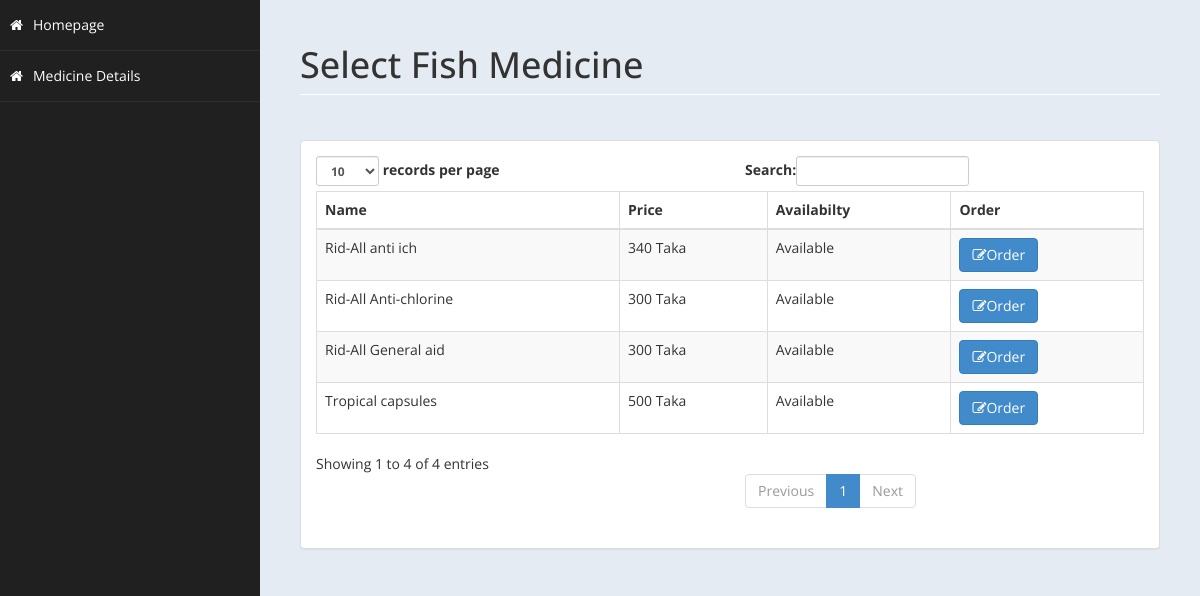
Screenshot of /medicine/fish.php with the database file from the repository.
### tables this page shows
CREATE TABLE `ordermed` (
  `id` int(11) NOT NULL,
  `name` varchar(100) NOT NULL,
  `price` varchar(100) NOT NULL,
  `pet` varchar(100) NOT NULL,
  `stock` varchar(100) NOT NULL
);

### medicine/fish.php (the view, shortened to what this page needs)
<!DOCTYPE html>
<html xmlns="http://www.w3.org/1999/xhtml">
<head>
    <link href="assets/css/bootstrap.css" rel="stylesheet" />
    <link href="assets/css/font-awesome.css" rel="stylesheet" />
    <link href="assets/css/custom-styles.css" rel="stylesheet" />
</head>
<body>
    <div id="wrapper">
        <nav class="navbar-default navbar-side" role="navigation">
            <div class="sidebar-collapse">
                <ul class="nav" id="main-menu">
                    <li>
                        <a  href="../home.php"><i class="fa fa-home"></i>Homepage</a>
                    </li>
                    <li>
                        <a  href="fish.php"><i class="fa fa-home"></i>Medicine Details</a>
                    </li>
					</ul>
            </div>
        </nav>
        <div id="page-wrapper" >
            <div id="page-inner">
			 <div class="row">
                    <div class="col-md-12">
                        <h1 class="page-header">
                           Select Fish Medicine<small> </small>
                        </h1>
                    </div>
                </div>
            <div class="row">
                <div class="col-md-12">
                    <div class="panel panel-default">
                        <div class="panel-body">
                            <div class="table-responsive">
                                <table class="table table-striped table-bordered table-hover" id="dataTables-example">
                                <thead>
                                    <tr>
                                            <th>Name</th>
                                            <th>Price</th>
                                            <th>Availabilty</th>
                                            <th>Order</th>
                                        </tr>
                                    </thead>
                                    <tbody>
									<?php
										include ('db.php');
										$sql="select * from ordermed where pet='fish'";
										$re = mysqli_query($con,$sql);
										while($row = mysqli_fetch_array($re))
										{
                                            $id = $row['id'];
                                            if($id !="Null")
                                            {
                                                $stock=$row['stock'];
                                                if($stock =="Available")
                                                {
                                                    echo"<tr class='gradeC'>
                                                    <td>".$row['name']."</td>
                                                    <td>".$row['price']," Taka"."</td>
                                                    <td>".$row['stock']."</td>
                                                    <td><a href=fishorder.php?eid=".$id ." <button class='btn btn-primary'> <i class='fa fa-edit' ></i>Order</button></td>
                                                    </tr>";
                                                }
                                                else
                                                {
                                                    echo"<tr class='gradeC'>
                                                    <td>".$row['name']."</td>
                                                    <td>".$row['price']," Taka"."</td>
                                                    <td>".$row['stock']."</td>
                                                    <td></td></tr>";
                                                }
                                            }
										}
									?>
                                    </tbody>
                                </table>
                            </div>
                        </div>
                    </div>
                </div>
            </div>
        </div>
    </div>
</body>
</html>

### medicine/assets/css/custom-styles.css (style rules this page uses)
body { font-family: 'Open Sans', sans-serif; }
#wrapper { width: 100%; background:#202020; }
#page-wrapper { padding: 15px 15px; min-height: 600px; background:#E5EBF2; }
#page-inner { width:100%; margin:10px 20px 10px 0px; background-color:transparent; padding:10px; min-height:1200px; }
h1, .h1, h2, .h2, h3, .h3 { margin-top: 7px; margin-bottom: -5px; }
.page-header { padding-bottom: 9px; margin: 10px 0 45px; border-bottom: 1px solid #ffffff; }
.sidebar-collapse , .sidebar-collapse .nav { background:none; }
.sidebar-collapse .nav { padding:0; }
.sidebar-collapse .nav > li > a { color:#fff; background:transparent; text-shadow:none; }
.sidebar-collapse > .nav > li > a { padding:15px 10px; }
.sidebar-collapse > .nav > li { border-bottom: 1px solid rgba(107, 108, 109, 0.19); }
.navbar-side { border:none; background-color: transparent; }
.navbar-default { border:0px solid black; }
.nav > li > a > i { margin-right:10px; }
@media (min-width:768px) { #page-wrapper { margin: 0 0 0 260px; padding: 15px 30px; min-height: 1200px; } }
@media (min-width:768px) { .navbar-side { z-index: 1; position: absolute; width: 260px; } }

### rows the page displays
ordermed: name "Rid-All General aid", price "300", stock "Available"
ordermed: name "Rid-All Anti-chlorine", price "300", stock "Available"
ordermed: name "Tropical capsules", price "500", stock "Available"
ordermed: name "Rid-All anti ich", price "340", stock "Available"
